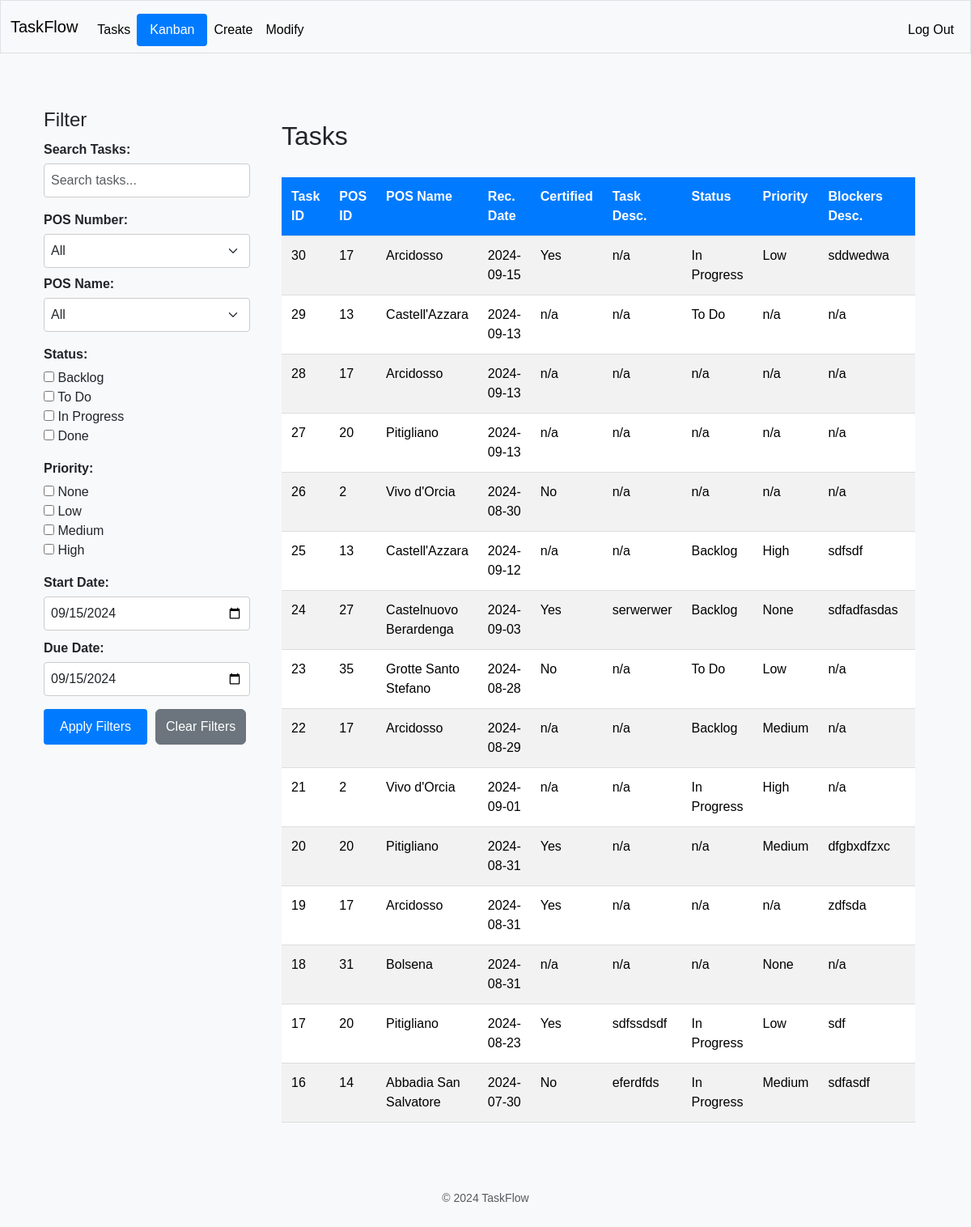
Page /tasks (signed in) on the committed database.
### tables this page shows
CREATE TABLE tasks (
                        task_id INTEGER NOT NULL, 
                        task_desc VARCHAR, 
                        task_status VARCHAR, 
                        task_priority VARCHAR, 
                        task_start_date DATE, 
                        task_due_date DATE, 
                        task_notes VARCHAR, 
                        pos_id INTEGER NOT NULL, 
                        blocker_id INTEGER, 
                        rec_id INTEGER, 
                        PRIMARY KEY (task_id), 
                        CHECK (task_status IN ('Backlog', 'To Do', 'In Progress', 'Done')), 
                        CHECK (task_priority IN ('None', 'Low', 'Medium', 'High')),
                        FOREIGN KEY(pos_id) REFERENCES pos (pos_id),
                        FOREIGN KEY(blocker_id) REFERENCES blockers (blocker_id),
                        FOREIGN KEY(rec_id) REFERENCES rec (rec_id)
                    );

CREATE TABLE pos (
	pos_id INTEGER NOT NULL, 
	pos_name VARCHAR NOT NULL, 
	PRIMARY KEY (pos_id), 
	UNIQUE (pos_name)
);

CREATE TABLE rec (
                        rec_id INTEGER NOT NULL, 
                        rec_date DATE, 
                        rec_certified BOOLEAN, 
                        task_id INTEGER, 
                        pos_id INTEGER, 
                        blocker_id INTEGER, 
                        PRIMARY KEY (rec_id),
                        FOREIGN KEY(task_id) REFERENCES tasks (task_id),
                        FOREIGN KEY(pos_id) REFERENCES pos (pos_id),
                        FOREIGN KEY(blocker_id) REFERENCES blockers (blocker_id)
                    );

CREATE TABLE blockers (
                        blocker_id INTEGER NOT NULL, 
                        blocker_desc VARCHAR, 
                        blocker_responsible VARCHAR, 
                        blocker_resolved BOOLEAN, 
                        blocker_res_date DATE, 
                        pos_id INTEGER, 
                        rec_id INTEGER, 
                        task_id INTEGER, 
                        PRIMARY KEY (blocker_id),
                        FOREIGN KEY(pos_id) REFERENCES pos (pos_id),
                        FOREIGN KEY(rec_id) REFERENCES rec (rec_id),
                        FOREIGN KEY(task_id) REFERENCES tasks (task_id)
                    );

### app.py (the view)
@app.route("/tasks")
@login_required
def tasks():
    page = request.args.get('page', 1, type=int)
    base_query = select(
        tasks_table.c.task_id,
        tasks_table.c.task_desc,
        tasks_table.c.task_status,
        tasks_table.c.task_priority,
        tasks_table.c.task_start_date,
        tasks_table.c.task_due_date,
        tasks_table.c.task_notes,
        pos_table.c.pos_id,
        pos_table.c.pos_name,
        rec_table.c.rec_date,
        rec_table.c.rec_certified,
        blockers_table.c.blocker_desc,
        blockers_table.c.blocker_responsible
    ).select_from(
        tasks_table
        .join(pos_table, tasks_table.c.pos_id == pos_table.c.pos_id)
        .outerjoin(rec_table, tasks_table.c.rec_id == rec_table.c.rec_id)
        .outerjoin(blockers_table, tasks_table.c.blocker_id == blockers_table.c.blocker_id)
    ).order_by(desc(tasks_table.c.task_id))
    try:
        tasks, total_records, total_pages = get_paginated_tasks(base_query, page, RECORDS_PER_PAGE)
        if not tasks:
            logger.warning("No tasks returned from the database.")
        formatted_tasks = []
        for task in tasks:
            formatted_tasks.append({
                "task_id": task.task_id if task.task_id is not None else "n/a",
                "task_desc": task.task_desc if task.task_desc is not None else "n/a",
                "task_status": task.task_status if task.task_status is not None else "n/a",
                "task_priority": task.task_priority if task.task_priority is not None else "n/a",
                "task_start_date": task.task_start_date.strftime('%Y-%m-%d') if isinstance(task.task_start_date, date) else "n/a",
                "task_due_date": task.task_due_date.strftime('%Y-%m-%d') if isinstance(task.task_due_date, date) else "n/a",
                "task_notes": task.task_notes if task.task_notes is not None else "n/a",
                "pos_id": task.pos_id if task.pos_id is not None else "n/a",
                "pos_name": task.pos_name if task.pos_name is not None else "n/a",
                "rec_date": task.rec_date.strftime('%Y-%m-%d') if isinstance(task.rec_date, date) else "n/a",
                "rec_certified": "Yes" if task.rec_certified is True else "No" if task.rec_certified is False else "n/a",
                "blocker_desc": task.blocker_desc if task.blocker_desc is not None else "n/a",
                "blocker_responsible": task.blocker_responsible if task.blocker_responsible is not None else "n/a"
            })
        with engine.connect() as conn:
            pos_data = conn.execute(select(pos_table.c.pos_id, pos_table.c.pos_name)).fetchall()
        logger.debug(f"Formatted tasks for rendering: {formatted_tasks}")
        return render_template("tasks.html", tasks=formatted_tasks, pos_data=pos_data, page=page, total_pages=total_pages, date=date)
    except Exception as e:
        logger.error(f"Error displaying tasks: {traceback.format_exc()}")
        flash("An error occurred while loading tasks.")
        return redirect("/")

### app.py (called while the page is built)
def get_paginated_tasks(base_query, page, per_page):
    try:
        count_query = select(func.count()).select_from(tasks_table)
        total_records = engine.connect().execute(count_query).scalar()
        total_pages = ceil(total_records / per_page)
        logger.debug(f"Total records: {total_records}, Total pages: {total_pages}")
        paginated_query = base_query.limit(per_page).offset((page - 1) * per_page)
        tasks = engine.connect().execute(paginated_query).fetchall()
        return tasks, total_records, total_pages
    except Exception as e:
        logger.error(f"Error during pagination: {traceback.format_exc()}")
        return [], 0, 0

### helpers.py (called while the page is built)
def login_required(f):
    @wraps(f)
    def decorated_function(*args, **kwargs):
        if session.get("user_id") is None:
            return redirect("/login")
        return f(*args, **kwargs)
    return decorated_function

### templates/tasks.html
{% extends "layout.html" %}
{% block main %}
<div class="container-fluid">
    <div class="row">
        <div class="col-md-3">
            {% include '_sidebar.html' %}
        </div>
        <div class="col-md-9">
            {% include '_tasks_body.html' %}
        </div>
    </div>
</div>
{% endblock %}

### templates/layout.html (shortened to what this page needs)
<!DOCTYPE html>
<html lang="en">
<head>
    <link href="https://cdn.jsdelivr.net/npm/bootstrap@5.3.3/dist/css/bootstrap.min.css" rel="stylesheet">
    <link href="{{ url_for('static', filename='css/style.css') }}" rel="stylesheet">
</head>
<body>
    <nav class="navbar navbar-expand-md navbar-light bg-light border">
        <div class="container-fluid">
            <a class="navbar-brand" href="/"><span class="blue">Task</span><span class="red">Flow</span></a>
            <div class="collapse navbar-collapse" id="navbar">
                {% if session["user_id"] %}
                    <ul class="navbar-nav me-auto mt-2">
                        <li class="nav-item"><a class="nav-link" href="/tasks">Tasks</a></li>
                        <li class="nav-item">
                            <a class="btn btn-primary" href="/kanban">Kanban</a>
                        </li>
                        <li class="nav-item"><a class="nav-link" href="/create">Create</a></li>
                        <li class="nav-item"><a class="nav-link" href="/modify">Modify</a></li>
                    </ul>
                    <ul class="navbar-nav ms-auto mt-2">
                        <li class="nav-item"><a class="nav-link" href="/logout">Log Out</a></li>
                    </ul>
                {% else %}
                    <ul class="navbar-nav ms-auto mt-2">
                        <li class="nav-item"><a class="nav-link" href="/register">Register</a></li>
                        <li class="nav-item"><a class="nav-link" href="/login">Log In</a></li>
                    </ul>
                {% endif %}
            </div>
        </div>
    </nav>
    <main class="container py-5 text-center">
        {% block main %}{% endblock %}
    </main>
    <footer class="mb-5">
        <p class="mb-3 small text-center text-muted">
            &copy; 2024 TaskFlow
        </p>
    </footer>
</body>
</html>

### templates/_sidebar.html (shortened to what this page needs)
<div class="filter-group mb-4">
    <h2 class="filter-title">Filter</h2>
    <label for="taskSearch" class="filter-label">Search Tasks:</label>
    <input id="taskSearch" class="form-control" placeholder="Search tasks..." type="text">
</div>
<div class="filter-group mb-4">
    <label for="filterPosID" class="filter-label">POS Number:</label>
    <select id="filterPosID" class="form-select mb-2">
        <option value="">All</option>
    </select>
    <label for="filterPosName" class="filter-label">POS Name:</label>
    <select id="filterPosName" class="form-select">
        <option value="">All</option>
    </select>
</div>
<div class="filter-group mb-4">
    <label class="filter-label">Status:</label>
    <div>
        <input type="checkbox" id="statusBacklog" value="Backlog"> Backlog
    </div>
    <div>
        <input type="checkbox" id="statusToDo" value="To Do"> To Do
    </div>
    <div>
        <input type="checkbox" id="statusInProgress" value="In Progress"> In Progress
    </div>
    <div>
        <input type="checkbox" id="statusDone" value="Done"> Done
    </div>
</div>
<div class="filter-group mb-4">
    <label class="filter-label">Priority:</label>
    <div>
        <input type="checkbox" id="priorityNone" value="None"> None
    </div>
    <div>
        <input type="checkbox" id="priorityLow" value="Low"> Low
    </div>
    <div>
        <input type="checkbox" id="priorityMedium" value="Medium"> Medium
    </div>
    <div>
        <input type="checkbox" id="priorityHigh" value="High"> High
    </div>
</div>
<div class="filter-group mb-4">
    <label for="startDate" class="filter-label">Start Date:</label>
    <input type="date" id="startDate" class="form-control mb-2" value="{{ date.today().strftime('%Y-%m-%d') }}">
    <label for="endDate" class="filter-label">Due Date:</label>
    <input type="date" id="endDate" class="form-control" value="{{ date.today().strftime('%Y-%m-%d') }}">
</div>
<div class="filter-buttons">
    <button id="filterBtn" class="btn btn-primary mb-2">Apply Filters</button>
    <button id="clearFilterBtn" class="btn btn-secondary mb-2">Clear Filters</button>
</div>

### templates/_tasks_body.html (shortened to what this page needs)
<div class="tasks-wrapper">
    <h2 class="mt-0">Tasks</h2>
    <div class="table-responsive">
        <table class="table table-striped mt-3">
            <thead>
                <tr>
                    <th>Task ID</th>
                    <th>POS ID</th>
                    <th>POS Name</th>
                    <th>Rec. Date</th>
                    <th>Certified</th>
                    <th>Task Desc.</th>
                    <th>Status</th>
                    <th>Priority</th>
                    <th>Blockers Desc.</th>
                    <th>Blockers Resp</th>
                </tr>
            </thead>
            <tbody id="taskTableBody">
                {% for task in tasks %}
                <tr>
                    <td>{{ task.task_id }}</td>
                    <td>{{ task.pos_id }}</td>
                    <td>{{ task.pos_name }}</td>
                    <td>{{ task.rec_date }}</td>
                    <td>{{ task.rec_certified }}</td>
                    <td>{{ task.task_desc }}</td>
                    <td>{{ task.task_status }}</td>
                    <td>{{ task.task_priority }}</td>
                    <td>{{ task.blocker_desc }}</td>
                    <td>{{ task.blocker_responsible }}</td>
                </tr>
                {% endfor %}
            </tbody>
        </table>
    </div>
</div>

### static/css/style.css (style rules this page uses)
body { font-family: Arial, sans-serif !important; background-color: #f8f9fa !important; margin: 0 !important; padding: 0 !important; text-align: left !important; }
.navbar { background-color: #f8f9fa !important; border-bottom: 1px solid #ddd !important; }
.navbar a { color: black !important; font-weight: 500 !important; text-align: left !important; }
.navbar .navbar-nav .nav-link { color: black !important; }
.navbar-brand { color: black !important; }
.navbar .btn { background-color: #007bff !important; padding: 8px 16px !important; border-radius: 4px !important; font-size: 16px !important; color: white !important; text-align: left !important; }
.btn-primary { background-color: #007bff !important; border: none !important; color: white !important; padding: 10px 20px !important; border-radius: 4px !important; cursor: pointer !important; text-align: left !important; }
.container { margin-top: 20px !important; text-align: left !important; }
input[type="text"], input[type="password"], textarea, select { width: 100% !important; padding: 8px !important; margin-bottom: 10px !important; border: 1px solid #ccc !important; border-radius: 4px !important; text-align: left !important; }
.table { width: 100% !important; margin-bottom: 20px !important; border-collapse: collapse !important; text-align: left !important; }
.table th, .table td { padding: 12px !important; border-bottom: 1px solid #ddd !important; vertical-align: top !important; white-space: normal !important; }
.table th { background-color: #007bff !important; color: white !important; }
.table-responsive { overflow-x: auto !important; text-align: left !important; }
.tasks-wrapper { padding: 15px !important; text-align: left !important; }
.filter-group { margin-bottom: 16px !important; text-align: left !important; }
.filter-title { font-size: 1.5em !important; margin-bottom: 10px !important; text-align: left !important; }
.filter-label { display: block !important; margin-bottom: 5px !important; font-weight: bold !important; text-align: left !important; }
.filter-buttons { display: flex !important; gap: 10px !important; text-align: left !important; }
input[type="date"] { width: 100% !important; text-align: left !important; }
.form-control { width: 100% !important; padding: 8px !important; margin-bottom: 10px !important; border: 1px solid #ccc !important; border-radius: 4px !important; text-align: left !important; }

### rows in the picture
tasks: task_id "30", pos_id "17", pos_name "Arcidosso", rec_date "2024-09-15", rec_certified "Yes", task_desc "n/a", task_status "In Progress", task_priority "Low", blocker_desc "sddwedwa"
tasks: task_id "29", pos_id "13", pos_name "Castell'Azzara", rec_date "2024-09-13", rec_certified "n/a", task_desc "n/a", task_status "To Do", task_priority "n/a", blocker_desc "n/a"
tasks: task_id "28", pos_id "17", pos_name "Arcidosso", rec_date "2024-09-13", rec_certified "n/a", task_desc "n/a", task_status "n/a", task_priority "n/a", blocker_desc "n/a"
tasks: task_id "27", pos_id "20", pos_name "Pitigliano", rec_date "2024-09-13", rec_certified "n/a", task_desc "n/a", task_status "n/a", task_priority "n/a", blocker_desc "n/a"
tasks: task_id "26", pos_id "2", pos_name "Vivo d'Orcia", rec_date "2024-08-30", rec_certified "No", task_desc "n/a", task_status "n/a", task_priority "n/a", blocker_desc "n/a"
tasks: task_id "25", pos_id "13", pos_name "Castell'Azzara", rec_date "2024-09-12", rec_certified "n/a", task_desc "n/a", task_status "Backlog", task_priority "High", blocker_desc "sdfsdf"
tasks: task_id "24", pos_id "27", pos_name "Castelnuovo Berardenga", rec_date "2024-09-03", rec_certified "Yes", task_desc "serwerwer", task_status "Backlog", task_priority "None", blocker_desc "sdfadfasdas"
tasks: task_id "23", pos_id "35", pos_name "Grotte Santo Stefano", rec_date "2024-08-28", rec_certified "No", task_desc "n/a", task_status "To Do", task_priority "Low", blocker_desc "n/a"
tasks: task_id "22", pos_id "17", pos_name "Arcidosso", rec_date "2024-08-29", rec_certified "n/a", task_desc "n/a", task_status "Backlog", task_priority "Medium", blocker_desc "n/a"
tasks: task_id "21", pos_id "2", pos_name "Vivo d'Orcia", rec_date "2024-09-01", rec_certified "n/a", task_desc "n/a", task_status "In Progress", task_priority "High", blocker_desc "n/a"
tasks: task_id "20", pos_id "20", pos_name "Pitigliano", rec_date "2024-08-31", rec_certified "Yes", task_desc "n/a", task_status "n/a", task_priority "Medium", blocker_desc "dfgbxdfzxc"
tasks: task_id "19", pos_id "17", pos_name "Arcidosso", rec_date "2024-08-31", rec_certified "Yes", task_desc "n/a", task_status "n/a", task_priority "n/a", blocker_desc "zdfsda"
tasks: task_id "18", pos_id "31", pos_name "Bolsena", rec_date "2024-08-31", rec_certified "n/a", task_desc "n/a", task_status "n/a", task_priority "None", blocker_desc "n/a"
tasks: task_id "17", pos_id "20", pos_name "Pitigliano", rec_date "2024-08-23", rec_certified "Yes", task_desc "sdfssdsdf", task_status "In Progress", task_priority "Low", blocker_desc "sdf"
tasks: task_id "16", pos_id "14", pos_name "Abbadia San Salvatore", rec_date "2024-07-30", rec_certified "No", task_desc "eferdfds", task_status "In Progress", task_priority "Medium", blocker_desc "sdfasdf"
